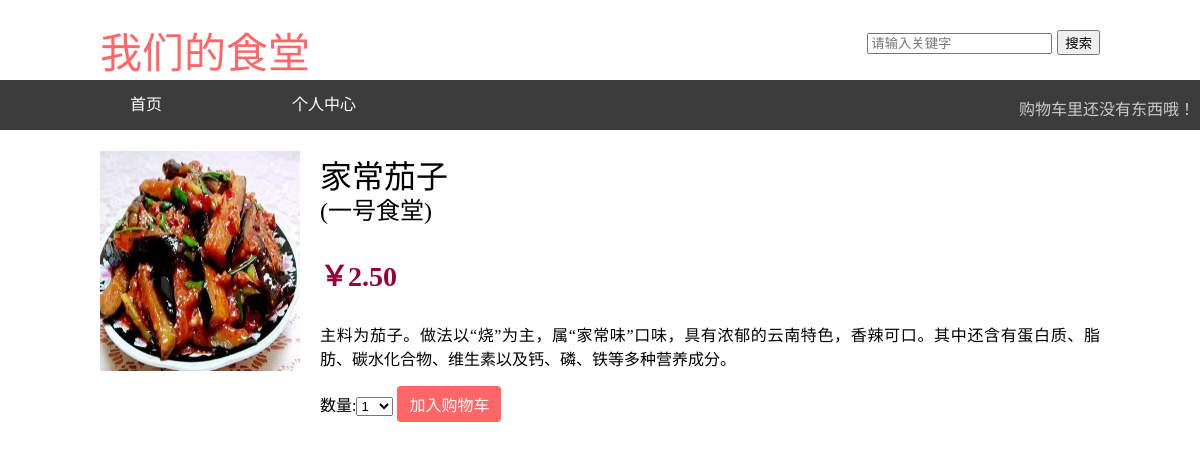
/17/no1_11/, run on the app's committed database.
### rank/models.py (models this page shows, shortened)
class Product(models.Model):
    restaurant = models.ForeignKey(Restaurant,
                                 related_name='products')
    name = models.CharField(max_length=200, db_index=True)
    slug = models.SlugField(max_length=200, db_index=True)
    image = models.ImageField(upload_to='products/%Y/%m/%d',
                              blank=True)
    description = models.TextField(blank=True)
    price = models.DecimalField(max_digits=10, decimal_places=2)
    stock = models.PositiveIntegerField()
    available = models.BooleanField(default=True)
    created = models.DateTimeField(auto_now_add=True)
    updated = models.DateTimeField(auto_now=True)
    grade = models.FloatField(default=0.00)
    myrank = models.FloatField(default=0.00)
    class Meta:
        ordering = ('name',)
        index_together = (('id', 'slug'),)

class Restaurant(models.Model):
	 name = models.CharField(max_length=200,
							      db_index=True)
	 slug = models.SlugField(max_length=200,
	                        db_index=True,
							       unique=True)
	 class Meta:
		  ordering = ('name',)
		  verbose_name = 'restaurant'
		  verbose_name_plural = 'restaurants'
	 def __str__(self):
		  return self.name
	 def get_absolute_url(self):
		  return reverse('rank:product_list_by_restaurant',
                        args=[self.slug])

### rank/views.py (the view)
def product_detail(request, id, slug):
    product = get_object_or_404(Product,
                                id=id,
                                slug=slug,
                                available=True)
    cart_product_form = CartAddProductForm()
    return render(request,
                  'rank/product/detail.html',
                  {'product': product,
                   'cart_product_form': cart_product_form})

### cart/forms.py
class CartAddProductForm(forms.Form):
    quantity = forms.TypedChoiceField(
                choices=PRODUCT_QUANTITY_CHOICES,
                coerce=int,
                label = "数量")
    update = forms.BooleanField(required=False,
                initial=False,
                widget=forms.HiddenInput)

### rank/templates/rank/product/detail.html (shortened to what this page needs)
{% extends "rank/base.html" %}
{% load static %}
{% block content %}
    <div class="product-detail">
        <img class="my-img2" src="{% if product.image %}{{ product.image.url }}{% else %}{% static "img/no_image.png" %}{% endif %}">
        <h1>{{ product.name }}</h1>
        <h2><a href="{{ product.restaurant.get_absolute_url }}">({{ product.restaurant }})</a></h2>
        <p class="price">￥{{ product.price }}</p>
            {{ product.description|linebreaks }}
    </div>
<form action="{% url "cart:cart_add" product.id %}" method="post">
{{ cart_product_form }}
<input type="submit" value="加入购物车">
</form>
{% endblock %}

### rank/static/css/base.css (style rules this page uses)
.my-img2 { width: 330px; height: 220px; }
body { margin:0; padding:0; font-family:helvetica, sans-serif; }
h1 { font-family:宋体; font-weight:normal; height:30px; }
h2 { font-family:宋体; font-weight:normal; }
a { text-decoration:none; color:#000000; font-family:宋体; margin-left:0; }
a.button, input[type="submit"] { color:#ffffff; background:#ff6666; border-radius:4px; padding:6px 12px; font-size:16px; border:0; }
.product-detail { text-align:justify; }
.product-detail .price { color:#990033; font-size:28px; font-weight:bold; }
.product-detail img { width:20%; float:left; padding:0 20px 20px 0; }
.product-detail h1 { margin-bottom:0; }
.product-detail h2 { margin-top:10px; }

### data on the page
Product: image (picture), name "家常茄子", restaurant "一号食堂", price "2.50", description "主料为茄子。做法以“烧”为主，属“家常味”口味，具有浓郁的云南特色，香辣可口。其中还含有蛋白质、脂肪、碳水化合物、维生素以及钙、磷、铁等多种营养成分。"
